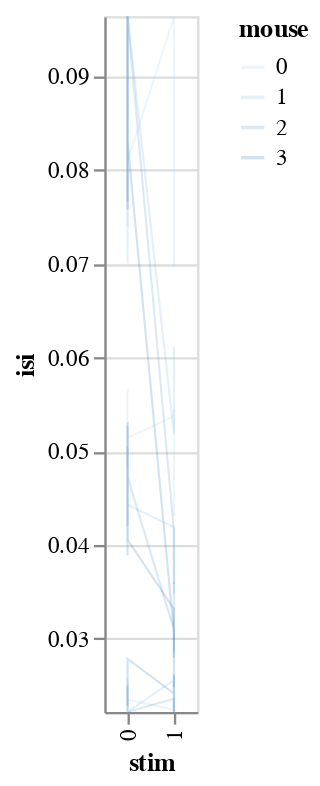

Write notebook code for a chart like this one.
### Markdown cell above
This is stil fishy: why vertical lines? all sources of variance should be accounted for

### Code cell
bw.plot_posteriors_no_slope(x='stim', detail='neuron', color='mouse:O')

### Figure 1 — Vega-Lite specification as saved in the notebook (floating-point values rounded to 4 significant figures)
{"config": {"view": {"continuousWidth": 400, "continuousHeight": 300}}, "data": {"name": "data-197676a2e17dad25a953759ca0baeaec"}, "mark": {"type": "line", "fill": null}, "encoding": {"color": {"type": "ordinal", "field": "mouse"}, "detail": {"type": "quantitative", "field": "neuron"}, "opacity": {"value": 0.2}, "size": {"value": 0.9}, "x": {"type": "ordinal", "field": "stim"}, "y": {"type": "quantitative", "field": "isi", "scale": {"clamp": true, "domain": [0.0222, 0.09638], "zero": false}}}, "$schema": "https://vega.github.io/schema/vega-lite/v4.8.1.json", "datasets": {"data-197676a2e17dad25a953759ca0baeaec": [{"i_trial": 0, "mouse": 0, "stim": 0, "mouse_code": 0, "neuron": 0, "neuron_x_mouse": "0m0bayes", "neuron_code": 0, "log_firing_rate": 1.801, "Firing rate": 63.3, "firing_rate": 63.3, "i_spike": 35.5, "isi": 0.09876, "combined_condition": 0}, {"i_trial": 0, "mouse": 0, "stim": 0, "mouse_code": 0, "neuron": 1, "neuron_x_mouse": "1m0bayes", "neuron_code": 4, "log_firing_rate": 2.365, "Firing rate": 231.8, "firing_rate": 231.8, "i_spike": 67.0, "isi": 0.05209, "combined_condition": 4}, {"i_trial": 0, "mouse": 0, "stim": 0, "mouse_code": 0, "neuron": 2, "neuron_x_mouse": "2m0bayes", "neuron_code": 8, "log_firing_rate": 2.377, "Firing rate": 238.4, "firing_rate": 238.4, "i_spike": 136.0, "isi": 0.02582, "combined_condition": 8}, {"i_trial": 0, "mouse": 0, "stim": 1, "mouse_code": 0, "neuron": 0, "neuron_x_mouse": "0m0bayes", "neuron_code": 0, "log_firing_rate": 2.041, "Firing rate": 109.9, "firing_rate": 109.9, "i_spike": 36.5, "isi": 0.0963, "combined_condition": 12}, {"i_trial": 0, "mouse": 0, "stim": 1, "mouse_code": 0, "neuron": 1, "neuron_x_mouse": "1m0bayes", "neuron_code": 4, "log_firing_rate": 1.901, "Firing rate": 79.57, "firing_rate": 79.57, "i_spike": 62.5, "isi": 0.05372, "combined_condition": 16}, {"i_trial": 0, "mouse": 0, "stim": 1, "mouse_code": 0, "neuron": 2, "neuron_x_mouse": "2m0bayes", "neuron_code": 8, "log_firing_rate": 2.259, "Firing rate": 181.6, "firing_rate": 181.6, "i_spike": 155.5, "isi": 0.02242, "combined_condition": 20}, {"i_trial": 0, "mouse": 1, "stim": 0, "mouse_code": 1, "neuron": 0, "neuron_x_mouse": "0m1bayes", "neuron_code": 1, "log_firing_rate": 2.455, "Firing rate": 285.2, "firing_rate": 285.2, "i_spike": 50.0, "isi": 0.07002, "combined_condition": 1}, {"i_trial": 0, "mouse": 1, "stim": 0, "mouse_code": 1, "neuron": 1, "neuron_x_mouse": "1m1bayes", "neuron_code": 5, "log_firing_rate": 2.016, "Firing rate": 103.8, "firing_rate": 103.8, "i_spike": 70.0, "isi": 0.05005, "combined_condition": 5}, {"i_trial": 0, "mouse": 1, "stim": 0, "mouse_code": 1, "neuron": 2, "neuron_x_mouse": "2m1bayes", "neuron_code": 9, "log_firing_rate": 2.544, "Firing rate": 350.1, "firing_rate": 350.1, "i_spike": 138.0, "isi": 0.02523, "combined_condition": 9}, {"i_trial": 0, "mouse": 1, "stim": 1, "mouse_code": 1, "neuron": 0, "neuron_x_mouse": "0m1bayes", "neuron_code": 1, "log_firing_rate": 2.171, "Firing rate": 148.3, "firing_rate": 148.3, "i_spike": 66.5, "isi": 0.05182, "combined_condition": 13}, {"i_trial": 0, "mouse": 1, "stim": 1, "mouse_code": 1, "neuron": 1, "neuron_x_mouse": "1m1bayes", "neuron_code": 5, "log_firing_rate": 2.176, "Firing rate": 150.1, "firing_rate": 150.1, "i_spike": 83.5, "isi": 0.04188, "combined_condition": 17}, {"i_trial": 0, "mouse": 1, "stim": 1, "mouse_code": 1, "neuron": 2, "neuron_x_mouse": "2m1bayes", "neuron_code": 9, "log_firing_rate": 2.448, "Firing rate": 280.6, "firing_rate": 280.6, "i_spike": 137.0, "isi": 0.02561, "combined_condition": 21}, {"i_trial": 0, "mouse": 2, "stim": 0, "mouse_code": 2, "neuron": 0, "neuron_x_mouse": "0m2bayes", "neuron_code": 2, "log_firing_rate": 1.716, "Firing rate": 52.03, "firing_rate": 52.03, "i_spike": 35.0, "isi": 0.1001, "combined_condition": 2}, {"i_trial": 0, "mouse": 2, "stim": 0, "mouse_code": 2, "neuron": 1, "neuron_x_mouse": "1m2bayes", "neuron_code": 6, "log_firing_rate": 2.021, "Firing rate": 105.0, "firing_rate": 105.0, "i_spike": 82.0, "isi": 0.04257, "combined_condition": 6}, {"i_trial": 0, "mouse": 2, "stim": 0, "mouse_code": 2, "neuron": 2, "neuron_x_mouse": "2m2bayes", "neuron_code": 10, "log_firing_rate": 2.113, "Firing rate": 129.8, "firing_rate": 129.8, "i_spike": 143.0, "isi": 0.02425, "combined_condition": 10}, {"i_trial": 0, "mouse": 2, "stim": 1, "mouse_code": 2, "neuron": 0, "neuron_x_mouse": "0m2bayes", "neuron_code": 2, "log_firing_rate": 2.582, "Firing rate": 382.1, "firing_rate": 382.1, "i_spike": 84.5, "isi": 0.0415, "combined_condition": 14}, {"i_trial": 0, "mouse": 2, "stim": 1, "mouse_code": 2, "neuron": 1, "neuron_x_mouse": "1m2bayes", "neuron_code": 6, "log_firing_rate": 2.743, "Firing rate": 553.5, "firing_rate": 553.5, "i_spike": 113.0, "isi": 0.03101, "combined_condition": 18}, {"i_trial": 0, "mouse": 2, "stim": 1, "mouse_code": 2, "neuron": 2, "neuron_x_mouse": "2m2bayes", "neuron_code": 10, "log_firing_rate": 2.88, "Firing rate": 758.9, "firing_rate": 758.9, "i_spike": 148.0, "isi": 0.02361, "combined_condition": 22}, {"i_trial": 0, "mouse": 3, "stim": 0, "mouse_code": 3, "neuron": 0, "neuron_x_mouse": "0m3bayes", "neuron_code": 3, "log_firing_rate": 1.592, "Firing rate": 39.05, "firing_rate": 39.05, "i_spike": 44.0, "isi": 0.07576, "combined_condition": 3}, {"i_trial": 0, "mouse": 3, "stim": 0, "mouse_code": 3, "neuron": 1, "neuron_x_mouse": "1m3bayes", "neuron_code": 7, "log_firing_rate": 3.535, "Firing rate": 3430.0, "firing_rate": 3430.0, "i_spike": 90.0, "isi": 0.03891, "combined_condition": 7}, {"i_trial": 0, "mouse": 3, "stim": 0, "mouse_code": 3, "neuron": 2, "neuron_x_mouse": "2m3bayes", "neuron_code": 11, "log_firing_rate": 2.811, "Firing rate": 646.9, "firing_rate": 646.9, "i_spike": 151.5, "isi": 0.02311, "combined_condition": 11}, {"i_trial": 0, "mouse": 3, "stim": 1, "mouse_code": 3, "neuron": 0, "neuron_x_mouse": "0m3bayes", "neuron_code": 3, "log_firing_rate": 3.096, "Firing rate": 1247.0, "firing_rate": 1247.0, "i_spike": 107.0, "isi": 0.0306, "combined_condition": 15}, {"i_trial": 0, "mouse": 3, "stim": 1, "mouse_code": 3, "neuron": 1, "neuron_x_mouse": "1m3bayes", "neuron_code": 7, "log_firing_rate": 2.195, "Firing rate": 156.8, "firing_rate": 156.8, "i_spike": 103.5, "isi": 0.03318, "combined_condition": 19}, {"i_trial": 0, "mouse": 3, "stim": 1, "mouse_code": 3, "neuron": 2, "neuron_x_mouse": "2m3bayes", "neuron_code": 11, "log_firing_rate": 2.309, "Firing rate": 203.8, "firing_rate": 203.8, "i_spike": 144.5, "isi": 0.02417, "combined_condition": 23}, {"i_trial": 1, "mouse": 0, "stim": 0, "mouse_code": 0, "neuron": 0, "neuron_x_mouse": "0m0bayes", "neuron_code": 0, "log_firing_rate": 1.873, "Firing rate": 74.58, "firing_rate": 74.58, "i_spike": 46.0, "isi": 0.07423, "combined_condition": 0}, {"i_trial": 1, "mouse": 0, "stim": 0, "mouse_code": 0, "neuron": 1, "neuron_x_mouse": "1m0bayes", "neuron_code": 4, "log_firing_rate": 1.927, "Firing rate": 84.5, "firing_rate": 84.5, "i_spike": 65.0, "isi": 0.0537, "combined_condition": 4}, {"i_trial": 1, "mouse": 0, "stim": 0, "mouse_code": 0, "neuron": 2, "neuron_x_mouse": "2m0bayes", "neuron_code": 8, "log_firing_rate": 2.444, "Firing rate": 278.1, "firing_rate": 278.1, "i_spike": 152.5, "isi": 0.02293, "combined_condition": 8}, {"i_trial": 1, "mouse": 0, "stim": 1, "mouse_code": 0, "neuron": 0, "neuron_x_mouse": "0m0bayes", "neuron_code": 0, "log_firing_rate": 1.6, "Firing rate": 39.8, "firing_rate": 39.8, "i_spike": 38.0, "isi": 0.09099, "combined_condition": 12}, {"i_trial": 1, "mouse": 0, "stim": 1, "mouse_code": 0, "neuron": 1, "neuron_x_mouse": "1m0bayes", "neuron_code": 4, "log_firing_rate": 2.078, "Firing rate": 119.6, "firing_rate": 119.6, "i_spike": 80.5, "isi": 0.04307, "combined_condition": 16}, {"i_trial": 1, "mouse": 0, "stim": 1, "mouse_code": 0, "neuron": 2, "neuron_x_mouse": "2m0bayes", "neuron_code": 8, "log_firing_rate": 2.378, "Firing rate": 238.5, "firing_rate": 238.5, "i_spike": 153.5, "isi": 0.02282, "combined_condition": 20}, {"i_trial": 1, "mouse": 1, "stim": 0, "mouse_code": 1, "neuron": 0, "neuron_x_mouse": "0m1bayes", "neuron_code": 1, "log_firing_rate": 1.861, "Firing rate": 72.67, "firing_rate": 72.67, "i_spike": 47.5, "isi": 0.07224, "combined_condition": 1}, {"i_trial": 1, "mouse": 1, "stim": 0, "mouse_code": 1, "neuron": 1, "neuron_x_mouse": "1m1bayes", "neuron_code": 5, "log_firing_rate": 2.615, "Firing rate": 411.9, "firing_rate": 411.9, "i_spike": 85.5, "isi": 0.04035, "combined_condition": 5}, {"i_trial": 1, "mouse": 1, "stim": 0, "mouse_code": 1, "neuron": 2, "neuron_x_mouse": "2m1bayes", "neuron_code": 9, "log_firing_rate": 2.402, "Firing rate": 252.3, "firing_rate": 252.3, "i_spike": 172.5, "isi": 0.02014, "combined_condition": 9}, {"i_trial": 1, "mouse": 1, "stim": 1, "mouse_code": 1, "neuron": 0, "neuron_x_mouse": "0m1bayes", "neuron_code": 1, "log_firing_rate": 2.257, "Firing rate": 180.6, "firing_rate": 180.6, "i_spike": 56.5, "isi": 0.06118, "combined_condition": 13}, {"i_trial": 1, "mouse": 1, "stim": 1, "mouse_code": 1, "neuron": 1, "neuron_x_mouse": "1m1bayes", "neuron_code": 5, "log_firing_rate": 2.321, "Firing rate": 209.3, "firing_rate": 209.3, "i_spike": 88.5, "isi": 0.03975, "combined_condition": 17}, {"i_trial": 1, "mouse": 1, "stim": 1, "mouse_code": 1, "neuron": 2, "neuron_x_mouse": "2m1bayes", "neuron_code": 9, "log_firing_rate": 2.448, "Firing rate": 280.6, "firing_rate": 280.6, "i_spike": 149.0, "isi": 0.02348, "combined_condition": 21}, {"i_trial": 1, "mouse": 2, "stim": 0, "mouse_code": 2, "neuron": 0, "neuron_x_mouse": "0m2bayes", "neuron_code": 2, "log_firing_rate": 1.671, "Firing rate": 46.93, "firing_rate": 46.93, "i_spike": 45.5, "isi": 0.0766, "combined_condition": 2}, {"i_trial": 1, "mouse": 2, "stim": 0, "mouse_code": 2, "neuron": 1, "neuron_x_mouse": "1m2bayes", "neuron_code": 6, "log_firing_rate": 2.667, "Firing rate": 464.3, "firing_rate": 464.3, "i_spike": 81.0, "isi": 0.042, "combined_condition": 6}, {"i_trial": 1, "mouse": 2, "stim": 0, "mouse_code": 2, "neuron": 2, "neuron_x_mouse": "2m2bayes", "neuron_code": 10, "log_firing_rate": 2.766, "Firing rate": 583.4, "firing_rate": 583.4, "i_spike": 139.5, "isi": 0.02495, "combined_condition": 10}, {"i_trial": 1, "mouse": 2, "stim": 1, "mouse_code": 2, "neuron": 0, "neuron_x_mouse": "0m2bayes", "neuron_code": 2, "log_firing_rate": 2.302, "Firing rate": 200.7, "firing_rate": 200.7, "i_spike": 96.0, "isi": 0.03585, "combined_condition": 14}, {"i_trial": 1, "mouse": 2, "stim": 1, "mouse_code": 2, "neuron": 1, "neuron_x_mouse": "1m2bayes", "neuron_code": 6, "log_firing_rate": 2.186, "Firing rate": 153.3, "firing_rate": 153.3, "i_spike": 106.0, "isi": 0.033, "combined_condition": 18}, {"i_trial": 1, "mouse": 2, "stim": 1, "mouse_code": 2, "neuron": 2, "neuron_x_mouse": "2m2bayes", "neuron_code": 10, "log_firing_rate": 2.358, "Firing rate": 228.1, "firing_rate": 228.1, "i_spike": 156.0, "isi": 0.02246, "combined_condition": 22}, {"i_trial": 1, "mouse": 3, "stim": 0, "mouse_code": 3, "neuron": 0, "neuron_x_mouse": "0m3bayes", "neuron_code": 3, "log_firing_rate": 1.942, "Firing rate": 87.46, "firing_rate": 87.46, "i_spike": 34.5, "isi": 0.09942, "combined_condition": 3}, {"i_trial": 1, "mouse": 3, "stim": 0, "mouse_code": 3, "neuron": 1, "neuron_x_mouse": "1m3bayes", "neuron_code": 7, "log_firing_rate": 1.998, "Firing rate": 99.43, "firing_rate": 99.43, "i_spike": 79.0, "isi": 0.04381, "combined_condition": 7}, {"i_trial": 1, "mouse": 3, "stim": 0, "mouse_code": 3, "neuron": 2, "neuron_x_mouse": "2m3bayes", "neuron_code": 11, "log_firing_rate": 2.267, "Firing rate": 184.9, "firing_rate": 184.9, "i_spike": 146.5, "isi": 0.02393, "combined_condition": 11}, {"i_trial": 1, "mouse": 3, "stim": 1, "mouse_code": 3, "neuron": 0, "neuron_x_mouse": "0m3bayes", "neuron_code": 3, "log_firing_rate": 3.713, "Firing rate": 5164.0, "firing_rate": 5164.0, "i_spike": 117.5, "isi": 0.02947, "combined_condition": 15}, {"i_trial": 1, "mouse": 3, "stim": 1, "mouse_code": 3, "neuron": 1, "neuron_x_mouse": "1m3bayes", "neuron_code": 7, "log_firing_rate": 2.633, "Firing rate": 429.4, "firing_rate": 429.4, "i_spike": 105.5, "isi": 0.03209, "combined_condition": 19}, {"i_trial": 1, "mouse": 3, "stim": 1, "mouse_code": 3, "neuron": 2, "neuron_x_mouse": "2m3bayes", "neuron_code": 11, "log_firing_rate": 2.149, "Firing rate": 141.0, "firing_rate": 141.0, "i_spike": 132.5, "isi": 0.02623, "combined_condition": 23}, {"i_trial": 2, "mouse": 0, "stim": 0, "mouse_code": 0, "neuron": 0, "neuron_x_mouse": "0m0bayes", "neuron_code": 0, "log_firing_rate": 1.964, "Firing rate": 92.02, "firing_rate": 92.02, "i_spike": 47.0, "isi": 0.07404, "combined_condition": 0}, {"i_trial": 2, "mouse": 0, "stim": 0, "mouse_code": 0, "neuron": 1, "neuron_x_mouse": "1m0bayes", "neuron_code": 4, "log_firing_rate": 2.1, "Firing rate": 125.9, "firing_rate": 125.9, "i_spike": 71.5, "isi": 0.04812, "combined_condition": 4}, {"i_trial": 2, "mouse": 0, "stim": 0, "mouse_code": 0, "neuron": 2, "neuron_x_mouse": "2m0bayes", "neuron_code": 8, "log_firing_rate": 2.708, "Firing rate": 510.8, "firing_rate": 510.8, "i_spike": 155.5, "isi": 0.02247, "combined_condition": 8}, {"i_trial": 2, "mouse": 0, "stim": 1, "mouse_code": 0, "neuron": 0, "neuron_x_mouse": "0m0bayes", "neuron_code": 0, "log_firing_rate": 1.566, "Firing rate": 36.81, "firing_rate": 36.81, "i_spike": 42.0, "isi": 0.08364, "combined_condition": 12}, {"i_trial": 2, "mouse": 0, "stim": 1, "mouse_code": 0, "neuron": 1, "neuron_x_mouse": "1m0bayes", "neuron_code": 4, "log_firing_rate": 2.435, "Firing rate": 272.5, "firing_rate": 272.5, "i_spike": 67.5, "isi": 0.05189, "combined_condition": 16}, {"i_trial": 2, "mouse": 0, "stim": 1, "mouse_code": 0, "neuron": 2, "neuron_x_mouse": "2m0bayes", "neuron_code": 8, "log_firing_rate": 2.953, "Firing rate": 897.7, "firing_rate": 897.7, "i_spike": 150.5, "isi": 0.02318, "combined_condition": 20}, {"i_trial": 2, "mouse": 1, "stim": 0, "mouse_code": 1, "neuron": 0, "neuron_x_mouse": "0m1bayes", "neuron_code": 1, "log_firing_rate": 1.681, "Firing rate": 47.97, "firing_rate": 47.97, "i_spike": 38.0, "isi": 0.09209, "combined_condition": 1}, {"i_trial": 2, "mouse": 1, "stim": 0, "mouse_code": 1, "neuron": 1, "neuron_x_mouse": "1m1bayes", "neuron_code": 5, "log_firing_rate": 2.072, "Firing rate": 118.0, "firing_rate": 118.0, "i_spike": 69.0, "isi": 0.05048, "combined_condition": 5}, {"i_trial": 2, "mouse": 1, "stim": 0, "mouse_code": 1, "neuron": 2, "neuron_x_mouse": "2m1bayes", "neuron_code": 9, "log_firing_rate": 2.439, "Firing rate": 274.6, "firing_rate": 274.6, "i_spike": 164.5, "isi": 0.0212, "combined_condition": 9}, {"i_trial": 2, "mouse": 1, "stim": 1, "mouse_code": 1, "neuron": 0, "neuron_x_mouse": "0m1bayes", "neuron_code": 1, "log_firing_rate": 2.649, "Firing rate": 445.2, "firing_rate": 445.2, "i_spike": 59.5, "isi": 0.05814, "combined_condition": 13}, {"i_trial": 2, "mouse": 1, "stim": 1, "mouse_code": 1, "neuron": 1, "neuron_x_mouse": "1m1bayes", "neuron_code": 5, "log_firing_rate": 2.804, "Firing rate": 636.4, "firing_rate": 636.4, "i_spike": 95.0, "isi": 0.03676, "combined_condition": 17}, {"i_trial": 2, "mouse": 1, "stim": 1, "mouse_code": 1, "neuron": 2, "neuron_x_mouse": "2m1bayes", "neuron_code": 9, "log_firing_rate": 2.327, "Firing rate": 212.2, "firing_rate": 212.2, "i_spike": 165.5, "isi": 0.02112, "combined_condition": 21}, {"i_trial": 2, "mouse": 2, "stim": 0, "mouse_code": 2, "neuron": 0, "neuron_x_mouse": "0m2bayes", "neuron_code": 2, "log_firing_rate": 1.701, "Firing rate": 50.24, "firing_rate": 50.24, "i_spike": 38.0, "isi": 0.09291, "combined_condition": 2}, {"i_trial": 2, "mouse": 2, "stim": 0, "mouse_code": 2, "neuron": 1, "neuron_x_mouse": "1m2bayes", "neuron_code": 6, "log_firing_rate": 2.34, "Firing rate": 218.8, "firing_rate": 218.8, "i_spike": 66.5, "isi": 0.05272, "combined_condition": 6}, {"i_trial": 2, "mouse": 2, "stim": 0, "mouse_code": 2, "neuron": 2, "neuron_x_mouse": "2m2bayes", "neuron_code": 10, "log_firing_rate": 2.477, "Firing rate": 300.0, "firing_rate": 300.0, "i_spike": 155.0, "isi": 0.0225, "combined_condition": 10}, {"i_trial": 2, "mouse": 2, "stim": 1, "mouse_code": 2, "neuron": 0, "neuron_x_mouse": "0m2bayes", "neuron_code": 2, "log_firing_rate": 2.313, "Firing rate": 205.6, "firing_rate": 205.6, "i_spike": 94.5, "isi": 0.0369, "combined_condition": 14}, {"i_trial": 2, "mouse": 2, "stim": 1, "mouse_code": 2, "neuron": 1, "neuron_x_mouse": "1m2bayes", "neuron_code": 6, "log_firing_rate": 2.562, "Firing rate": 364.6, "firing_rate": 364.6, "i_spike": 108.5, "isi": 0.03207, "combined_condition": 18}, {"i_trial": 2, "mouse": 2, "stim": 1, "mouse_code": 2, "neuron": 2, "neuron_x_mouse": "2m2bayes", "neuron_code": 10, "log_firing_rate": 2.357, "Firing rate": 227.4, "firing_rate": 227.4, "i_spike": 153.0, "isi": 0.02282, "combined_condition": 22}, {"i_trial": 2, "mouse": 3, "stim": 0, "mouse_code": 3, "neuron": 0, "neuron_x_mouse": "0m3bayes", "neuron_code": 3, "log_firing_rate": 1.549, "Firing rate": 35.38, "firing_rate": 35.38, "i_spike": 39.5, "isi": 0.08664, "combined_condition": 3}, {"i_trial": 2, "mouse": 3, "stim": 0, "mouse_code": 3, "neuron": 1, "neuron_x_mouse": "1m3bayes", "neuron_code": 7, "log_firing_rate": 1.961, "Firing rate": 91.41, "firing_rate": 91.41, "i_spike": 84.0, "isi": 0.04161, "combined_condition": 7}, {"i_trial": 2, "mouse": 3, "stim": 0, "mouse_code": 3, "neuron": 2, "neuron_x_mouse": "2m3bayes", "neuron_code": 11, "log_firing_rate": 2.699, "Firing rate": 499.7, "firing_rate": 499.7, "i_spike": 153.5, "isi": 0.02283, "combined_condition": 11}, {"i_trial": 2, "mouse": 3, "stim": 1, "mouse_code": 3, "neuron": 0, "neuron_x_mouse": "0m3bayes", "neuron_code": 3, "log_firing_rate": 2.634, "Firing rate": 430.1, "firing_rate": 430.1, "i_spike": 122.5, "isi": 0.02799, "combined_condition": 15}, {"i_trial": 2, "mouse": 3, "stim": 1, "mouse_code": 3, "neuron": 1, "neuron_x_mouse": "1m3bayes", "neuron_code": 7, "log_firing_rate": 2.326, "Firing rate": 211.8, "firing_rate": 211.8, "i_spike": 112.5, "isi": 0.03081, "combined_condition": 19}, {"i_trial": 2, "mouse": 3, "stim": 1, "mouse_code": 3, "neuron": 2, "neuron_x_mouse": "2m3bayes", "neuron_code": 11, "log_firing_rate": 2.395, "Firing rate": 248.2, "firing_rate": 248.2, "i_spike": 151.5, "isi": 0.02315, "combined_condition": 23}, {"i_trial": 3, "mouse": 0, "stim": 0, "mouse_code": 0, "neuron": 0, "neuron_x_mouse": "0m0bayes", "neuron_code": 0, "log_firing_rate": 2.215, "Firing rate": 163.9, "firing_rate": 163.9, "i_spike": 36.5, "isi": 0.09632, "combined_condition": 0}, {"i_trial": 3, "mouse": 0, "stim": 0, "mouse_code": 0, "neuron": 1, "neuron_x_mouse": "1m0bayes", "neuron_code": 4, "log_firing_rate": 2.129, "Firing rate": 134.6, "firing_rate": 134.6, "i_spike": 61.5, "isi": 0.05666, "combined_condition": 4}, {"i_trial": 3, "mouse": 0, "stim": 0, "mouse_code": 0, "neuron": 2, "neuron_x_mouse": "2m0bayes", "neuron_code": 8, "log_firing_rate": 2.527, "Firing rate": 336.8, "firing_rate": 336.8, "i_spike": 143.0, "isi": 0.02452, "combined_condition": 8}, {"i_trial": 3, "mouse": 0, "stim": 1, "mouse_code": 0, "neuron": 0, "neuron_x_mouse": "0m0bayes", "neuron_code": 0, "log_firing_rate": 1.727, "Firing rate": 53.36, "firing_rate": 53.36, "i_spike": 50.0, "isi": 0.06967, "combined_condition": 12}, {"i_trial": 3, "mouse": 0, "stim": 1, "mouse_code": 0, "neuron": 1, "neuron_x_mouse": "1m0bayes", "neuron_code": 4, "log_firing_rate": 2.189, "Firing rate": 154.7, "firing_rate": 154.7, "i_spike": 64.0, "isi": 0.0545, "combined_condition": 16}, {"i_trial": 3, "mouse": 0, "stim": 1, "mouse_code": 0, "neuron": 2, "neuron_x_mouse": "2m0bayes", "neuron_code": 8, "log_firing_rate": 2.51, "Firing rate": 323.2, "firing_rate": 323.2, "i_spike": 146.0, "isi": 0.02385, "combined_condition": 20}, {"i_trial": 3, "mouse": 1, "stim": 0, "mouse_code": 1, "neuron": 0, "neuron_x_mouse": "0m1bayes", "neuron_code": 1, "log_firing_rate": 1.631, "Firing rate": 42.72, "firing_rate": 42.72, "i_spike": 39.5, "isi": 0.08611, "combined_condition": 1}, {"i_trial": 3, "mouse": 1, "stim": 0, "mouse_code": 1, "neuron": 1, "neuron_x_mouse": "1m1bayes", "neuron_code": 5, "log_firing_rate": 2.615, "Firing rate": 412.5, "firing_rate": 412.5, "i_spike": 78.5, "isi": 0.04432, "combined_condition": 5}, {"i_trial": 3, "mouse": 1, "stim": 0, "mouse_code": 1, "neuron": 2, "neuron_x_mouse": "2m1bayes", "neuron_code": 9, "log_firing_rate": 2.29, "Firing rate": 195.1, "firing_rate": 195.1, "i_spike": 149.5, "isi": 0.02345, "combined_condition": 9}, {"i_trial": 3, "mouse": 1, "stim": 1, "mouse_code": 1, "neuron": 0, "neuron_x_mouse": "0m1bayes", "neuron_code": 1, "log_firing_rate": 3.102, "Firing rate": 1265.0, "firing_rate": 1265.0, "i_spike": 61.5, "isi": 0.05663, "combined_condition": 13}, {"i_trial": 3, "mouse": 1, "stim": 1, "mouse_code": 1, "neuron": 1, "neuron_x_mouse": "1m1bayes", "neuron_code": 5, "log_firing_rate": 2.53, "Firing rate": 339.1, "firing_rate": 339.1, "i_spike": 100.0, "isi": 0.03477, "combined_condition": 17}, {"i_trial": 3, "mouse": 1, "stim": 1, "mouse_code": 1, "neuron": 2, "neuron_x_mouse": "2m1bayes", "neuron_code": 9, "log_firing_rate": 2.296, "Firing rate": 197.7, "firing_rate": 197.7, "i_spike": 147.5, "isi": 0.02377, "combined_condition": 21}, {"i_trial": 3, "mouse": 2, "stim": 0, "mouse_code": 2, "neuron": 0, "neuron_x_mouse": "0m2bayes", "neuron_code": 2, "log_firing_rate": 1.557, "Firing rate": 36.09, "firing_rate": 36.09, "i_spike": 34.0, "isi": 0.1018, "combined_condition": 2}, {"i_trial": 3, "mouse": 2, "stim": 0, "mouse_code": 2, "neuron": 1, "neuron_x_mouse": "1m2bayes", "neuron_code": 6, "log_firing_rate": 1.954, "Firing rate": 89.85, "firing_rate": 89.85, "i_spike": 75.5, "isi": 0.04616, "combined_condition": 6}, {"i_trial": 3, "mouse": 2, "stim": 0, "mouse_code": 2, "neuron": 2, "neuron_x_mouse": "2m2bayes", "neuron_code": 10, "log_firing_rate": 2.554, "Firing rate": 357.7, "firing_rate": 357.7, "i_spike": 158.0, "isi": 0.02222, "combined_condition": 10}, {"i_trial": 3, "mouse": 2, "stim": 1, "mouse_code": 2, "neuron": 0, "neuron_x_mouse": "0m2bayes", "neuron_code": 2, "log_firing_rate": 2.21, "Firing rate": 162.3, "firing_rate": 162.3, "i_spike": 96.5, "isi": 0.03625, "combined_condition": 14}, {"i_trial": 3, "mouse": 2, "stim": 1, "mouse_code": 2, "neuron": 1, "neuron_x_mouse": "1m2bayes", "neuron_code": 6, "log_firing_rate": 2.147, "Firing rate": 140.4, "firing_rate": 140.4, "i_spike": 96.5, "isi": 0.03609, "combined_condition": 18}, {"i_trial": 3, "mouse": 2, "stim": 1, "mouse_code": 2, "neuron": 2, "neuron_x_mouse": "2m2bayes", "neuron_code": 10, "log_firing_rate": 2.314, "Firing rate": 206.0, "firing_rate": 206.0, "i_spike": 148.0, "isi": 0.02363, "combined_condition": 22}, {"i_trial": 3, "mouse": 3, "stim": 0, "mouse_code": 3, "neuron": 0, "neuron_x_mouse": "0m3bayes", "neuron_code": 3, "log_firing_rate": 2.273, "Firing rate": 187.5, "firing_rate": 187.5, "i_spike": 46.0, "isi": 0.07667, "combined_condition": 3}, {"i_trial": 3, "mouse": 3, "stim": 0, "mouse_code": 3, "neuron": 1, "neuron_x_mouse": "1m3bayes", "neuron_code": 7, "log_firing_rate": 2.657, "Firing rate": 454.0, "firing_rate": 454.0, "i_spike": 63.5, "isi": 0.05309, "combined_condition": 7}, {"i_trial": 3, "mouse": 3, "stim": 0, "mouse_code": 3, "neuron": 2, "neuron_x_mouse": "2m3bayes", "neuron_code": 11, "log_firing_rate": 3.701, "Firing rate": 5025.0, "firing_rate": 5025.0, "i_spike": 146.0, "isi": 0.02384, "combined_condition": 11}, {"i_trial": 3, "mouse": 3, "stim": 1, "mouse_code": 3, "neuron": 0, "neuron_x_mouse": "0m3bayes", "neuron_code": 3, "log_firing_rate": 2.287, "Firing rate": 193.6, "firing_rate": 193.6, "i_spike": 111.5, "isi": 0.03019, "combined_condition": 15}, {"i_trial": 3, "mouse": 3, "stim": 1, "mouse_code": 3, "neuron": 1, "neuron_x_mouse": "1m3bayes", "neuron_code": 7, "log_firing_rate": 2.448, "Firing rate": 280.2, "firing_rate": 280.2, "i_spike": 138.5, "isi": 0.02487, "combined_condition": 19}, {"i_trial": 3, "mouse": 3, "stim": 1, "mouse_code": 3, "neuron": 2, "neuron_x_mouse": "2m3bayes", "neuron_code": 11, "log_firing_rate": 2.659, "Firing rate": 456.5, "firing_rate": 456.5, "i_spike": 167.0, "isi": 0.02055, "combined_condition": 23}, {"i_trial": 4, "mouse": 0, "stim": 0, "mouse_code": 0, "neuron": 0, "neuron_x_mouse": "0m0bayes", "neuron_code": 0, "log_firing_rate": 1.704, "Firing rate": 50.6, "firing_rate": 50.6, "i_spike": 43.0, "isi": 0.08094, "combined_condition": 0}, {"i_trial": 4, "mouse": 0, "stim": 0, "mouse_code": 0, "neuron": 1, "neuron_x_mouse": "1m0bayes", "neuron_code": 4, "log_firing_rate": 2.031, "Firing rate": 107.5, "firing_rate": 107.5, "i_spike": 66.5, "isi": 0.05144, "combined_condition": 4}, {"i_trial": 4, "mouse": 0, "stim": 0, "mouse_code": 0, "neuron": 2, "neuron_x_mouse": "2m0bayes", "neuron_code": 8, "log_firing_rate": 2.528, "Firing rate": 337.2, "firing_rate": 337.2, "i_spike": 147.0, "isi": 0.02355, "combined_condition": 8}, {"i_trial": 4, "mouse": 0, "stim": 1, "mouse_code": 0, "neuron": 0, "neuron_x_mouse": "0m0bayes", "neuron_code": 0, "log_firing_rate": 1.801, "Firing rate": 63.26, "firing_rate": 63.26, "i_spike": 37.0, "isi": 0.08433, "combined_condition": 12}, {"i_trial": 4, "mouse": 0, "stim": 1, "mouse_code": 0, "neuron": 1, "neuron_x_mouse": "1m0bayes", "neuron_code": 4, "log_firing_rate": 2.215, "Firing rate": 164.1, "firing_rate": 164.1, "i_spike": 69.0, "isi": 0.05049, "combined_condition": 16}, {"i_trial": 4, "mouse": 0, "stim": 1, "mouse_code": 0, "neuron": 2, "neuron_x_mouse": "2m0bayes", "neuron_code": 8, "log_firing_rate": 2.716, "Firing rate": 519.8, "firing_rate": 519.8, "i_spike": 138.5, "isi": 0.02526, "combined_condition": 20}, {"i_trial": 4, "mouse": 1, "stim": 0, "mouse_code": 1, "neuron": 0, "neuron_x_mouse": "0m1bayes", "neuron_code": 1, "log_firing_rate": 1.589, "Firing rate": 38.86, "firing_rate": 38.86, "i_spike": 35.0, "isi": 0.09761, "combined_condition": 1}, {"i_trial": 4, "mouse": 1, "stim": 0, "mouse_code": 1, "neuron": 1, "neuron_x_mouse": "1m1bayes", "neuron_code": 5, "log_firing_rate": 1.991, "Firing rate": 97.93, "firing_rate": 97.93, "i_spike": 78.0, "isi": 0.0443, "combined_condition": 5}, {"i_trial": 4, "mouse": 1, "stim": 0, "mouse_code": 1, "neuron": 2, "neuron_x_mouse": "2m1bayes", "neuron_code": 9, "log_firing_rate": 2.49, "Firing rate": 308.9, "firing_rate": 308.9, "i_spike": 159.0, "isi": 0.02201, "combined_condition": 9}, {"i_trial": 4, "mouse": 1, "stim": 1, "mouse_code": 1, "neuron": 0, "neuron_x_mouse": "0m1bayes", "neuron_code": 1, "log_firing_rate": 2.469, "Firing rate": 294.2, "firing_rate": 294.2, "i_spike": 66.5, "isi": 0.05221, "combined_condition": 13}, {"i_trial": 4, "mouse": 1, "stim": 1, "mouse_code": 1, "neuron": 1, "neuron_x_mouse": "1m1bayes", "neuron_code": 5, "log_firing_rate": 2.3, "Firing rate": 199.6, "firing_rate": 199.6, "i_spike": 86.5, "isi": 0.04039, "combined_condition": 17}, {"i_trial": 4, "mouse": 1, "stim": 1, "mouse_code": 1, "neuron": 2, "neuron_x_mouse": "2m1bayes", "neuron_code": 9, "log_firing_rate": 2.546, "Firing rate": 351.2, "firing_rate": 351.2, "i_spike": 134.0, "isi": 0.02603, "combined_condition": 21}, {"i_trial": 4, "mouse": 2, "stim": 0, "mouse_code": 2, "neuron": 0, "neuron_x_mouse": "0m2bayes", "neuron_code": 2, "log_firing_rate": 2.035, "Firing rate": 108.4, "firing_rate": 108.4, "i_spike": 34.5, "isi": 0.09886, "combined_condition": 2}, {"i_trial": 4, "mouse": 2, "stim": 0, "mouse_code": 2, "neuron": 1, "neuron_x_mouse": "1m2bayes", "neuron_code": 6, "log_firing_rate": 1.883, "Firing rate": 76.4, "firing_rate": 76.4, "i_spike": 73.0, "isi": 0.04726, "combined_condition": 6}, {"i_trial": 4, "mouse": 2, "stim": 0, "mouse_code": 2, "neuron": 2, "neuron_x_mouse": "2m2bayes", "neuron_code": 10, "log_firing_rate": 2.803, "Firing rate": 635.3, "firing_rate": 635.3, "i_spike": 162.5, "isi": 0.02143, "combined_condition": 10}, {"i_trial": 4, "mouse": 2, "stim": 1, "mouse_code": 2, "neuron": 0, "neuron_x_mouse": "0m2bayes", "neuron_code": 2, "log_firing_rate": 2.805, "Firing rate": 638.0, "firing_rate": 638.0, "i_spike": 96.0, "isi": 0.03613, "combined_condition": 14}, {"i_trial": 4, "mouse": 2, "stim": 1, "mouse_code": 2, "neuron": 1, "neuron_x_mouse": "1m2bayes", "neuron_code": 6, "log_firing_rate": 3.585, "Firing rate": 3843.0, "firing_rate": 3843.0, "i_spike": 122.0, "isi": 0.02858, "combined_condition": 18}, {"i_trial": 4, "mouse": 2, "stim": 1, "mouse_code": 2, "neuron": 2, "neuron_x_mouse": "2m2bayes", "neuron_code": 10, "log_firing_rate": 2.371, "Firing rate": 234.8, "firing_rate": 234.8, "i_spike": 157.5, "isi": 0.02221, "combined_condition": 22}, {"i_trial": 4, "mouse": 3, "stim": 0, "mouse_code": 3, "neuron": 0, "neuron_x_mouse": "0m3bayes", "neuron_code": 3, "log_firing_rate": 1.76, "Firing rate": 57.51, "firing_rate": 57.51, "i_spike": 41.5, "isi": 0.08305, "combined_condition": 3}, {"i_trial": 4, "mouse": 3, "stim": 0, "mouse_code": 3, "neuron": 1, "neuron_x_mouse": "1m3bayes", "neuron_code": 7, "log_firing_rate": 2.302, "Firing rate": 200.3, "firing_rate": 200.3, "i_spike": 85.5, "isi": 0.04057, "combined_condition": 7}, {"i_trial": 4, "mouse": 3, "stim": 0, "mouse_code": 3, "neuron": 2, "neuron_x_mouse": "2m3bayes", "neuron_code": 11, "log_firing_rate": 2.573, "Firing rate": 373.8, "firing_rate": 373.8, "i_spike": 125.5, "isi": 0.02785, "combined_condition": 11}, {"i_trial": 4, "mouse": 3, "stim": 1, "mouse_code": 3, "neuron": 0, "neuron_x_mouse": "0m3bayes", "neuron_code": 3, "log_firing_rate": 2.648, "Firing rate": 444.8, "firing_rate": 444.8, "i_spike": 112.5, "isi": 0.03061, "combined_condition": 15}, {"i_trial": 4, "mouse": 3, "stim": 1, "mouse_code": 3, "neuron": 1, "neuron_x_mouse": "1m3bayes", "neuron_code": 7, "log_firing_rate": 2.975, "Firing rate": 943.4, "firing_rate": 943.4, "i_spike": 114.5, "isi": 0.03065, "combined_condition": 19}, {"i_trial": 4, "mouse": 3, "stim": 1, "mouse_code": 3, "neuron": 2, "neuron_x_mouse": "2m3bayes", "neuron_code": 11, "log_firing_rate": 2.345, "Firing rate": 221.3, "firing_rate": 221.3, "i_spike": 145.5, "isi": 0.02391, "combined_condition": 23}]}}
